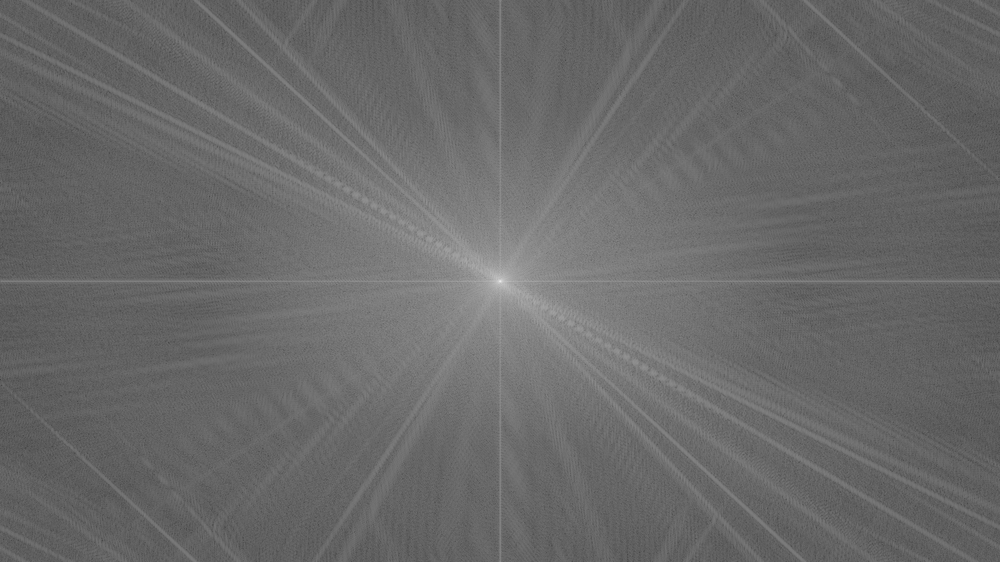
#> input picture 数字图像处理与机器视觉/作业/A2/magnitude1.png, 1000 x 562 px, shrunk from 1920 x 1080 before the run; the run also reads 1 picture not shown here
$ python FFT.py
#> lines starting #> are read from the running program, lines starting #| are printed output that depends on the picture
import numpy as np
import cv2

import matplotlib.pyplot as plt

import numpy as np
import cv2
import matplotlib.pyplot as plt

# [45 lines left out: functions fft_image, save_spectrum_images, not called in this run]

def combine_magnitude_and_phase(magnitude_image_path, phase_image_path):
    # 读取并转换为浮点数
#> called with magnitude_image_path = 'magnitude1.png', phase_image_path = 'phase2.png'
    mag_img = cv2.imread(magnitude_image_path, cv2.IMREAD_GRAYSCALE).astype(np.float32)
#> mag_img: shape (562, 1000) float32; min 65, max 236, mean 105.3
    phase_img = cv2.imread(phase_image_path, cv2.IMREAD_GRAYSCALE).astype(np.float32)
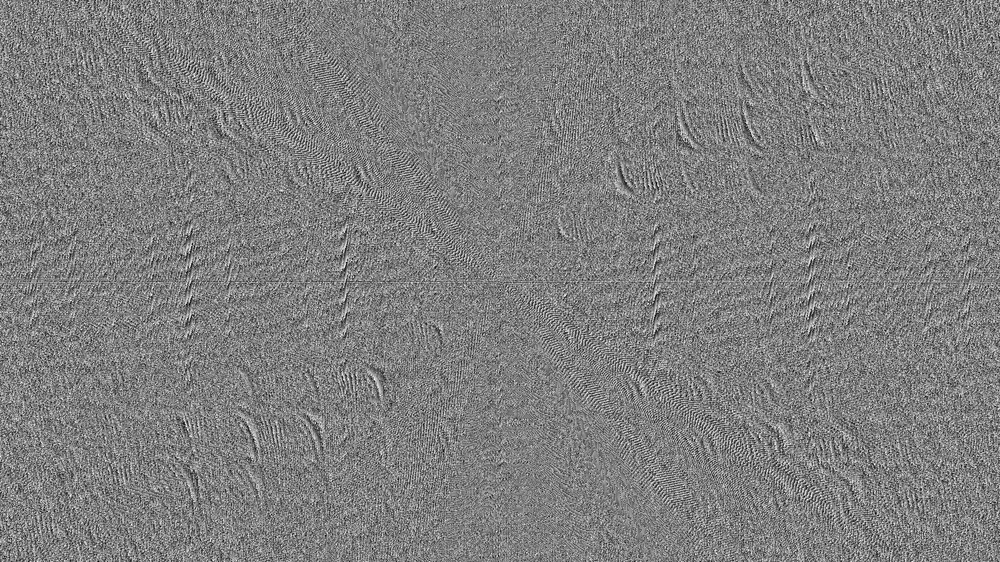
#> input picture 数字图像处理与机器视觉/作业/A2/phase2.png, 1000 x 562 px, shrunk from 1920 x 1080 before the run
#> phase_img: shape (562, 1000) float32; min 0, max 255, mean 127

    if mag_img is None or phase_img is None:
        raise ValueError("One or both images not found or unable to read.")

    # 反归一化幅度图
    mag_img = mag_img / 255 * (np.max(mag_img) - np.min(mag_img)) + np.min(mag_img)
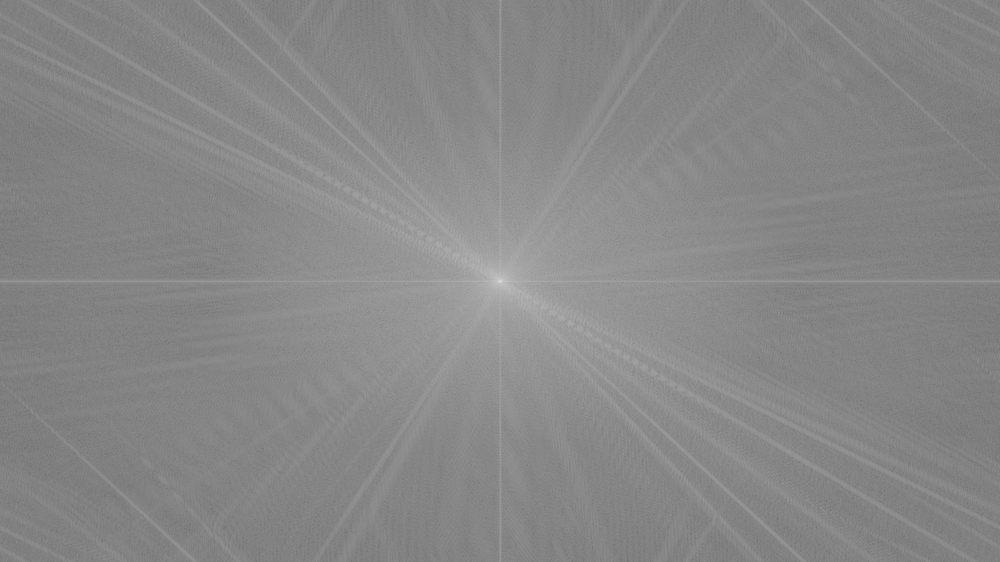
#> mag_img: shape (562, 1000) float32; min 108.6, max 223.3, mean 135.6
    magnitude = np.exp(mag_img / 20) - 1  # 逆对数变换
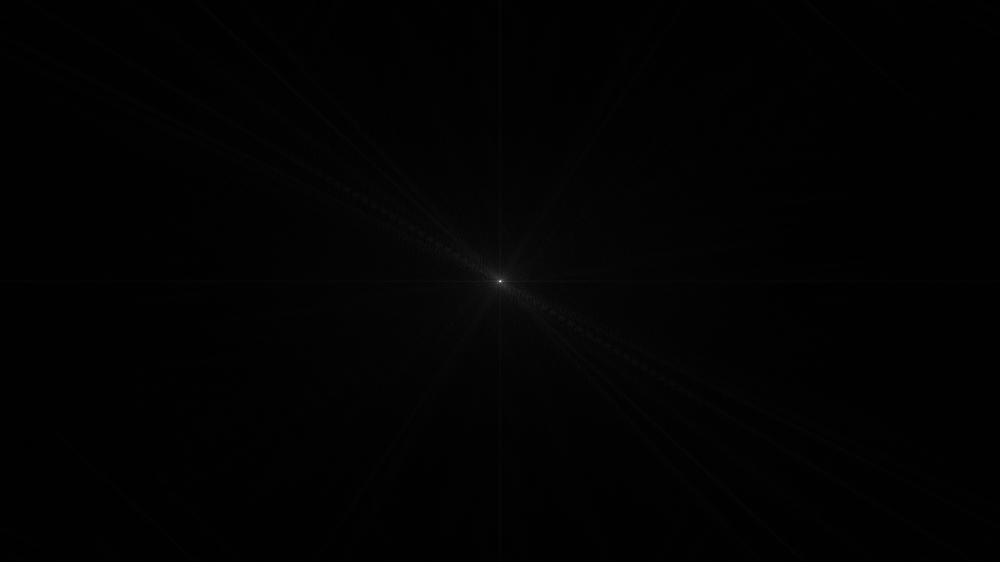
#> magnitude: shape (562, 1000) float32; min 227, max 70468.9, mean 973; drawn with min black and max white

    # 反归一化相位图
    phase = (phase_img / 255) * 2 * np.pi - np.pi

    # 结合幅度和相位
    combined = magnitude * np.exp(1j * phase)

    # 进行逆傅立叶变换
    f_ishift = np.fft.ifftshift(combined)
    img_reconstructed = np.fft.ifft2(f_ishift)
    img_reconstructed = np.abs(img_reconstructed)

    # 归一化
    img_reconstructed = (img_reconstructed - np.min(img_reconstructed)) / (np.max(img_reconstructed) - np.min(img_reconstructed)) * 255
    img_reconstructed = img_reconstructed.astype(np.uint8)

    # 显示结果
    plt.figure(figsize=(6, 6))
    plt.title("Reconstructed Image")
    plt.imshow(img_reconstructed, cmap='gray')
    plt.axis('off')
    plt.show()

if __name__ == "__main__":
    # 替换为你的图片路径
    image_path1 = 'image1.webp'
    image_path2 = 'image2.webp'

    magnitude_path1 = 'magnitude1.png'
    phase_path1 = 'phase1.png'
    magnitude_path2 = 'magnitude2.png'
    phase_path2 = 'phase2.png'

    # 计算幅频图和相频图
    #magnitude1, phase1 = fft_image(image_path1)
    #magnitude2, phase2 = fft_image(image_path2)
    # 保存幅频图和相频图
    #save_spectrum_images(magnitude1, phase1, magnitude_path1, phase_path1)
    #save_spectrum_images(magnitude2, phase2, magnitude_path2, phase_path2)
    # 结合幅频图和相频图
    combine_magnitude_and_phase(magnitude_path1, phase_path2)
    combine_magnitude_and_phase(magnitude_path2, phase_path1)
#> call 2 of combine_magnitude_and_phase, with magnitude_image_path = 'magnitude2.png', phase_image_path = 'phase1.png'
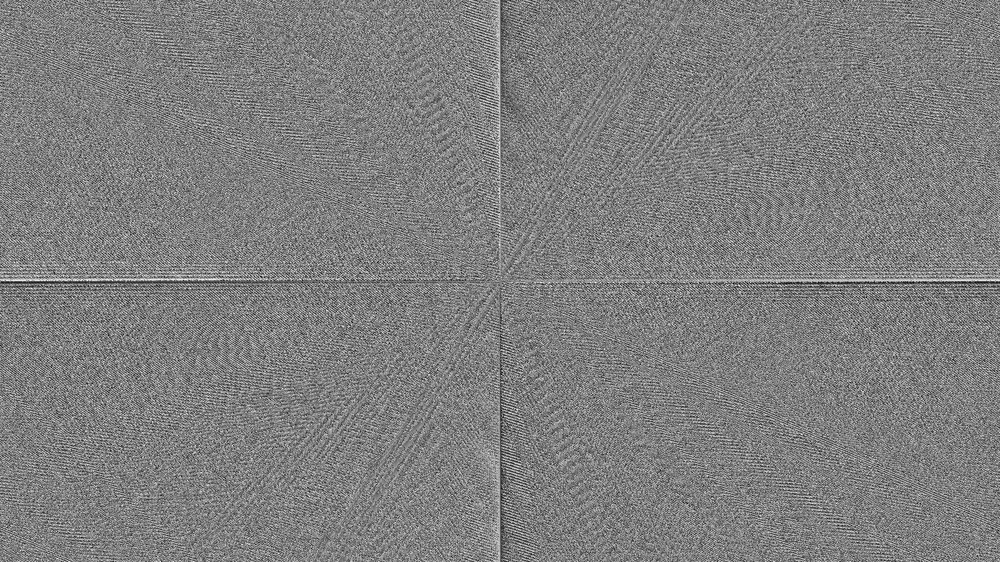
#> input picture 数字图像处理与机器视觉/作业/A2/phase1.png, 1000 x 562 px, shrunk from 1920 x 1080 before the run
